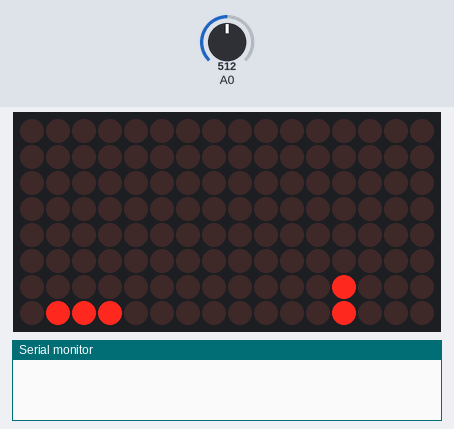
The program below on a simulated Arduino Uno, built with avr-gcc and run on an emulated ATmega328P. Parts: 16×8 LED matrix, the last lines printed to the serial monitor. The inputs (shaded band) are chosen by the test bench; at power-on: A0 = 512.

Above: at 1.2 s.
1.3 s: A0 set to 789
At 1.3 s:
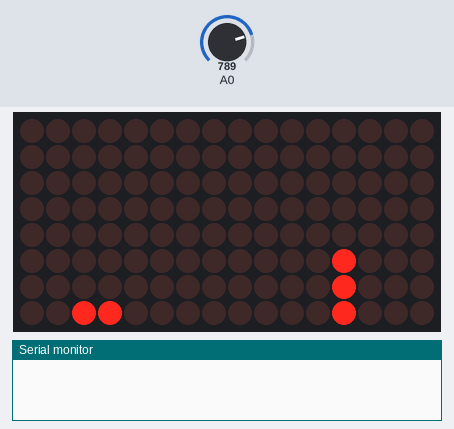
4.3 s: A0 set to 812
At 5.6 s:
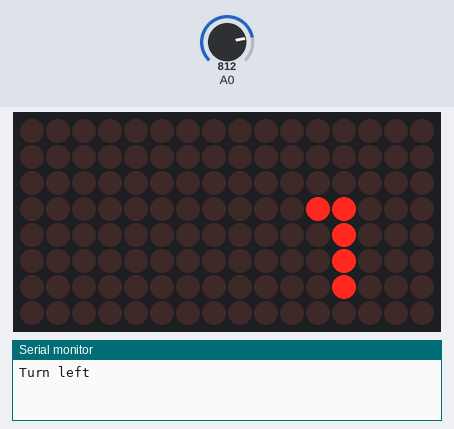
At 6.7 s:
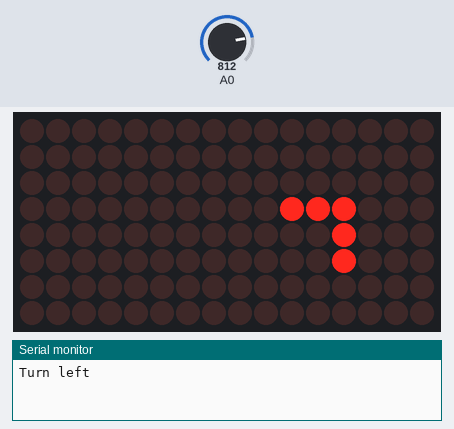
7.3 s: A0 set to 211
9.6 s: A0 set to 191
Timing chart, 0 to 12.1 s (numbered marks = the images above; inputs shaded):
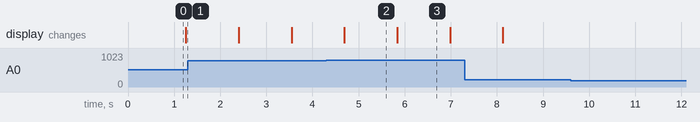

Measured:
- the behaviour switches between 800 and 801 on A0 (found by bisection; images 1 and 2)
- after the input at 4.3 s, the display: changes after 0.39 s (image 2)
- after the input at 9.6 s, every drawn part: stays the same
- what the display in image 2 shows lasts 1.1 s, from 4.7 s to 5.8 s

The program:

main.cpp
```cpp
#include "Arduino.h"
#include "math.h"
#include "LedControl.h" // https://github.com/wayoda/LedControl

LedControl lc = LedControl(12, 11, 10, 2);

byte snake[16];

bool isAlive = true;

int snakeSize = 0;
int direction = 1; // 0: right, 1: up, 2: left, 3: down

int snakePointsRow[10], snakePointsCol[10];

int prevXValue = 0;

int leftTresholdIn = 800;
int leftTresholdOut = 600;
int rightTresholdIn = 200;
int rightTresholdOut = 400;

int tick = 0;

byte revesreBinary(byte v) {
	byte r = v;
	int s = sizeof(v) * 8 - 1;
	for(v >>= 1; v; v >>= 1) {
		r <<= 1;
		r |= v & 1;
		s--;
	}
	r <<= s;

	return r;
}

void setupLedControl() {
	lc.shutdown(0, false);
	lc.shutdown(1, false);
	lc.setIntensity(0, 5);
	lc.setIntensity(1, 5);
	lc.clearDisplay(0);
	lc.clearDisplay(1);
}

void addPointToTheSnake(int row, int col) {
	snake[row] |= B1 << col;

	snakePointsRow[snakeSize] = row;
	snakePointsCol[snakeSize] = col;

	snakeSize++;
}

void setupSnake() {
	for (int i = 0; i < 16; i++) {
		snake[i] = B00000000;
	}

	addPointToTheSnake(7, 6);
	addPointToTheSnake(7, 5);
	addPointToTheSnake(7, 4);
	addPointToTheSnake(8, 4);
	addPointToTheSnake(9, 4);

	direction = 1;
	isAlive = true;
}

void drawDotsOnDisplay(byte* dots) {
	for (int i = 0; i < 8; i++) {
		lc.setRow(0, i, dots[i]);
	}

	for (int i = 15; i > 7; i--) {
		lc.setRow(1, 7 - (i - 8), revesreBinary(dots[i]));
	}
}

void turnLeft() {
	Serial.println("Turn left");
	direction = direction == 3 ? 0 : direction + 1;
}

void turnRight() {
	Serial.println("Turn right");
	direction = direction == 0 ? 3 : direction - 1;
}

bool checkIfWayBlocked(int row, int col) {
	if (row < 0 || row > 15 || col < 0 || col > 7) {
		return true;
	}

	for (int i = 1; i < snakeSize - 1; i++ ) {
		if (snakePointsRow[i] == row && snakePointsCol[i] == col) {
			return true;
		}
	}

	return false;
}

void goForward() {
	int lastRow = snakePointsRow[snakeSize - 1]; // get head row point
	int lastCol = snakePointsCol[snakeSize - 1]; // get head col point

	snake[snakePointsRow[0]] &= ~ (1 << snakePointsCol[0]); // remove tail point

	// Copy backward the points
	for (int i = 1; i < snakeSize; i++ ) {
		snakePointsRow[i - 1] = snakePointsRow[i];
	}

	for (int i = 1; i < snakeSize; i++ ) {
		snakePointsCol[i - 1] = snakePointsCol[i];
	}

	int newRow, newCol = 0;

	switch(direction) {
		case 0:
			newRow = lastRow;
			newCol = lastCol + 1;
			break;
		case 1:
			newRow = lastRow + 1;
			newCol = lastCol;
			break;
		case 2:
			newRow = lastRow;
			newCol = lastCol - 1;
			break;
		case 3:
			newRow = lastRow - 1;
			newCol = lastCol;
			break;
		default:
			break;
	}

	isAlive = !checkIfWayBlocked(newRow, newCol);

	// Setup new head point
	snake[newRow] |= B1 << newCol;

	snakePointsRow[snakeSize - 1] = newRow;
	snakePointsCol[snakeSize - 1] = newCol;
}

void handleControl() {
	int xValue = analogRead(A0);

	if (prevXValue != -1 && xValue > leftTresholdIn) {
		turnLeft();
		prevXValue = -1;
	}

	if (prevXValue != 1 && xValue < rightTresholdIn) {
		turnRight();
		prevXValue = 1;
	}

	if (xValue < leftTresholdOut && xValue > rightTresholdOut) {
		prevXValue = 0;
	}
}

void setup() {
	Serial.begin(9600);

	setupLedControl();
	setupSnake();
}

void loop() {
	if (isAlive) {
		drawDotsOnDisplay(snake);
		handleControl();
		if (tick > 10) {
			tick = 1;
			goForward();
		} else {
			tick++;
		}
	} else {
		// Serial.println("Game over!");
	}

	delay(100);
}
```
